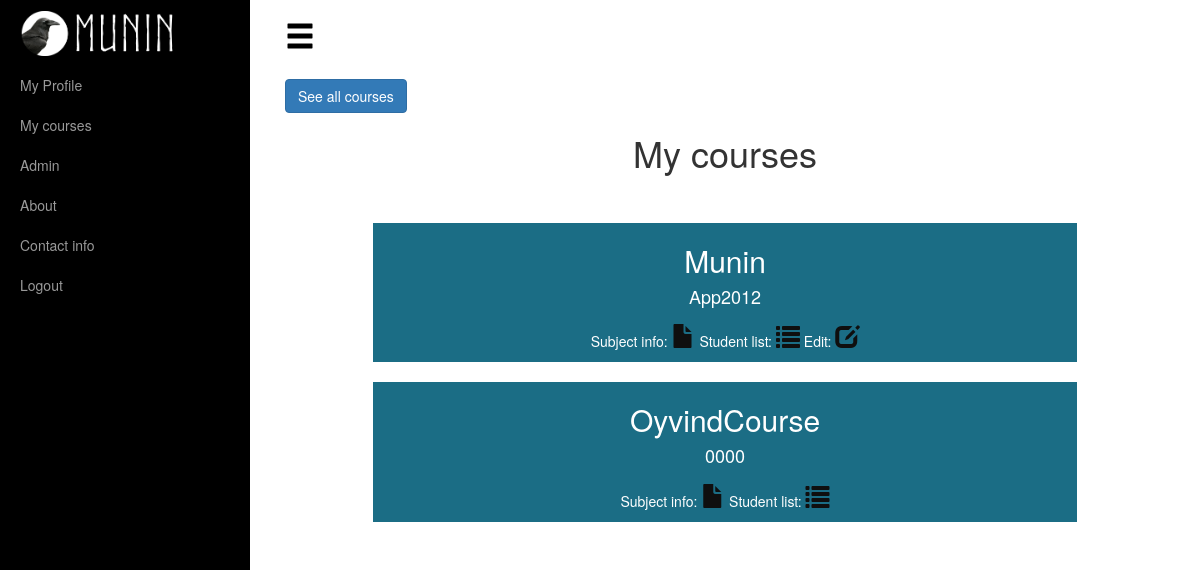
The app's page /subjects/ (signed in), older data.
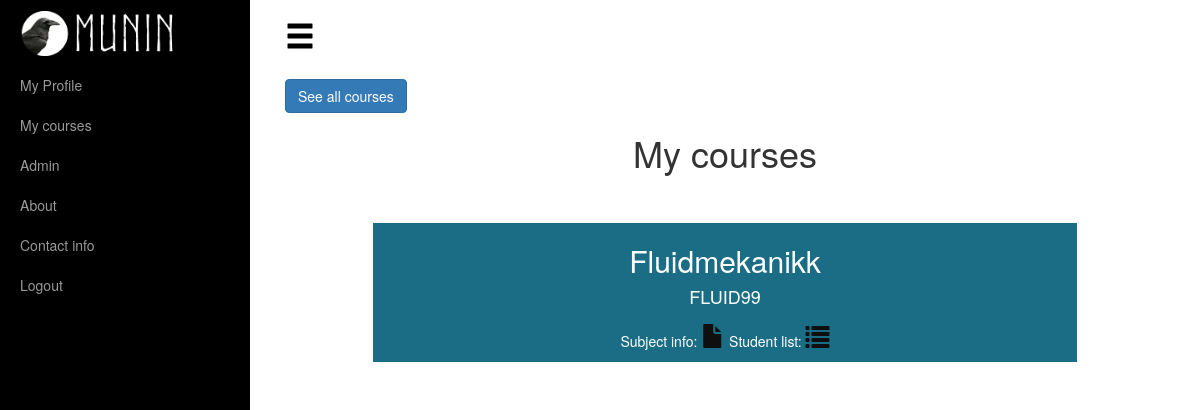
The same page, newer data.
### apps/courses/models.py (models this page shows, shortened)
class CourseInfo(models.Model):
    students = models.ManyToManyField(User, blank=True)
    course = models.OneToOneField(Course)

class Course(models.Model):
    name = models.CharField(max_length=50)
    course_id = models.CharField(max_length=7)
    lecturer = models.ForeignKey(User)
    hexcolour = models.CharField(max_length=7, default='#1b6d85')
    YEAR_CHOICES = []
    for r in range(2000, (datetime.datetime.now().year + 2)):
        YEAR_CHOICES.append((r, r))
    year = models.IntegerField(choices=YEAR_CHOICES)
    about = models.TextField(blank=True)
    examDate = models.DateField(blank=True, null=True)

### apps/courses/views.py (the view, shortened to what this page needs)
# urls.py: url(r'^subjects/$', subject, name="subject"),
@login_required
def subject(request):
    user = request.user
    user_subjetcs = CourseInfo.objects.all().filter(students__username__contains=user.username)
    user_school = User.objects.filter(username=user).first().school.pk
    available_courses = Course.objects.filter(lecturer__school=user_school)
    user_subjetcs_ids = CourseInfo.objects.all().filter(students__username__contains=user.username).values('course_id')
    return render(request, "staticpages/../../templates/courses/subjects.html",
                  {'courses': available_courses.exclude(id__in=user_subjetcs_ids),
                   "mysubjects": user_subjetcs}
                  )

### apps/registration/models.py (called while the page is built)
    def __str__(self):
        return self.username

### apps/staticpages/models.py (called while the page is built)
    def __str__(self):
        return self.abbriviation

### templates/courses/subjects.html (shortened to what this page needs)
{% extends "base.html" %}
{% load static %}
{% block content %}
    <div class="align-left" style="padding-top: 25px">
        <a id="" href="search" class="btn btn-primary">See all courses</a>
    </div>
    <h1 class="text-center" style="margin-bottom: 50px">My courses </h1>
    {% if mysubjects %}
    {% for subject in mysubjects %}
    <div align="center" class='clickable-row' style="margin-bottom: 20px" data-href="{{ subject.course.pk }}/dashboard">
        <button style="width: 80%; background-color: {{ subject.course.hexcolour }}">
            <h2 style="color: white">{{ subject.course.name }}</h2>
            <h4 style="color: white">{{ subject.course.course_id }}</h4>
            {% if user == subject.course.lecturer %}
                <p style="color: white; padding-top: 1%">
                    Subject info: <a href="/subjects/{{ subject.pk }}/info"><span class="glyphicon glyphicon-file" aria-hidden="true"></span></a>
                    Student list: <a href="/subjects/{{ subject.pk }}/participants"><span class="glyphicon glyphicon-list" aria-hidden="true"></span></a>
                    Edit: <a href="../lectures/{{ subject.pk }}/edit"><span class="glyphicon glyphicon-edit" aria-hidden="true"></span></a>
                </p>
            {% else %}
                <p style="color: white; padding-top: 1%">
                    Subject info: <a href="/subjects/{{ subject.pk }}/info"><span class="glyphicon glyphicon-file" aria-hidden="true"></span></a>
                    Student list: <a href="/subjects/{{ subject.pk }}/participants"><span class="glyphicon glyphicon-list" aria-hidden="true"></span></a>
                </p>
            {% endif %}
        </button>
    </div>
    {% endfor %}
    {% else %}
        <p class="text-center">You have no active courses.</p>
    {% endif %}
{% endblock content %}

Row changes from the older to the newer data that the page shows:
removed CourseInfo: course.name "Munin", course.course_id "App2012"
removed CourseInfo: course.name "OyvindCourse", course.course_id "0000"
added CourseInfo: course.name "Fluidmekanikk", course.course_id "FLUID99"
